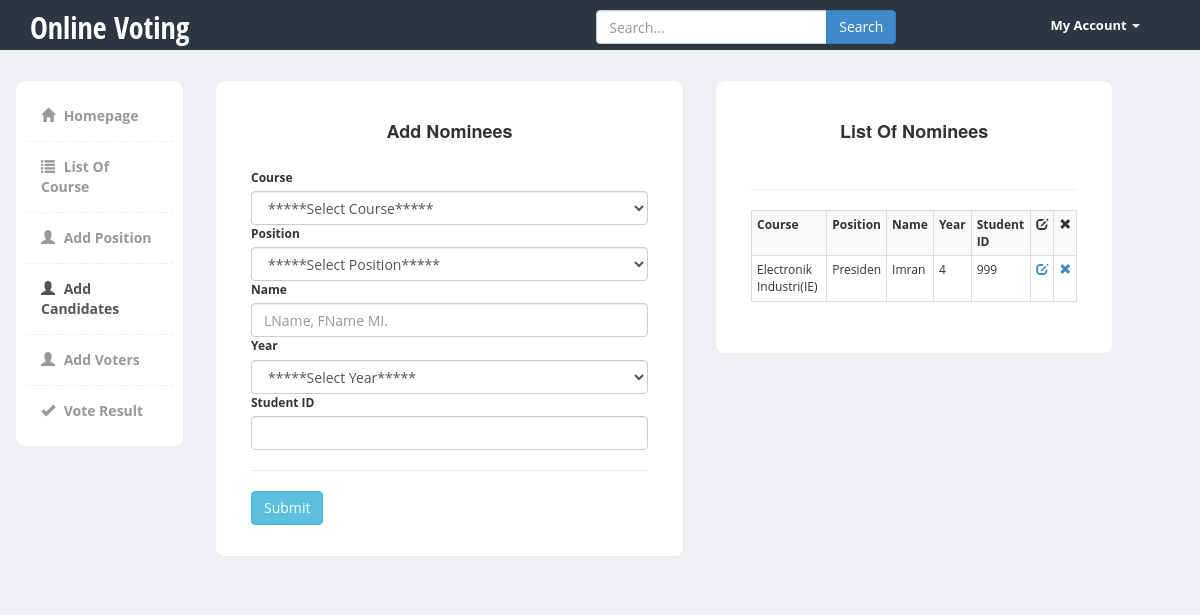
The app's page /admin/add_candidates.php with its own data.
### tables this page shows
CREATE TABLE `nominees` (
  `id` int(11) NOT NULL,
  `course` varchar(60) NOT NULL,
  `pos` varchar(60) NOT NULL,
  `name` varchar(60) NOT NULL,
  `year` varchar(60) NOT NULL,
  `stud_id` varchar(11) NOT NULL
);

### admin/classes/Organization.php (called while the page is built, shortened)
<?php
class Organization
{
    public function READ_ORG() {
        global $db;
        $sql = "SELECT * FROM course";
        if(!$stmt = $db->prepare($sql)) {
            echo $stmt->error;
        } else {
            $stmt->execute();
            $result = $stmt->get_result();
        }
        return $result;
    }
}

### admin/classes/Nominees.php (called while the page is built, shortened)
<?php
class Nominees
{
    public function READ_NOMINEE() {
        global $db;
        $sql = "SELECT *
                FROM nominees
                ORDER BY name ASC";
        if(!$stmt = $db->prepare($sql)) {
            echo $stmt->error;
        } else {
            $stmt->execute();
            $result = $stmt->get_result();
        }
        return $result;
    }
}

### admin/add_candidates.php (the view, shortened to what this page needs)
<?php
require("../includes/connection.php");
require("./classes/Organization.php");
require("./classes/Nominees.php");
?>
<!DOCTYPE HTML>
<html lang="en-US">
<head>
    <link href="../bootstrap/css/bootstrap.min.css" rel="stylesheet">
    <link href="../css/styles.css" rel="stylesheet">
</head>
<body>
    <div class="header">
	     <div class="container">
	        <div class="row">
	           <div class="col-md-5">
	              <div class="logo">
	                 <h1><a href="index.php">Online Voting</a></h1>
	              </div>
	           </div>
	           <div class="col-md-5">
	              <div class="row">
	                <div class="col-lg-12">
	                  <div class="input-group form">
	                       <input type="text" class="form-control" placeholder="Search...">
	                       <span class="input-group-btn">
	                         <button class="btn btn-primary" type="button">Search</button>
	                       </span>
	                  </div>
	                </div>
	              </div>
	           </div>
	           <div class="col-md-2">
	              <div class="navbar navbar-inverse" role="banner">
	                  <nav class="collapse navbar-collapse bs-navbar-collapse navbar-right" role="navigation">
	                    <ul class="nav navbar-nav">
	                      <li class="dropdown">
	                        <a href="#" class="dropdown-toggle" data-toggle="dropdown">My Account <b class="caret"></b></a>
	                      </li>
	                    </ul>
	                  </nav>
	              </div>
	           </div>
	        </div>
	     </div>
	</div>
    <div class="page-content">
    	<div class="row">
		  <div class="col-md-2">
		  	<div class="sidebar content-box" style="display: block;">
                <ul class="nav">
                    <li><a href="homepage.php"><i class="glyphicon glyphicon-home"></i> Homepage</a></li>
                    <li><a href="add_pos_org.php"><i class="glyphicon glyphicon-list"></i> List Of Course</a></li>
                    <li><a href="add_pos.php"><i class="glyphicon glyphicon-user"></i> Add Position</a></li>
                    <li class="current"><a href="add_candidates.php"><i class="glyphicon glyphicon-user"></i> Add Candidates</a></li>
                    <li><a href="add_voters.php"><i class="glyphicon glyphicon-user"></i> Add Voters</a></li>
                    <li><a href="vote_result.php"><i class="glyphicon glyphicon-ok"></i> Vote Result</a></li>
                </ul>
             </div>
		  </div>
<div class="col-md-10">
<div class="row">
      <div class="col-md-6">
	  					<div class="content-box-large">
			  				<div class="panel-heading">
            <center><h4><b>Add Nominees</b></h4></center><br>
            <form method="POST" action="<?php $_SERVER['PHP_SELF']; ?>" role="form">
                <?php
                $readOrg = new Organization();
                $rtnReadOrg = $readOrg->READ_ORG();
                ?>
                <div class="form-group-sm">
                    <label for="course">Course</label>
                    <?php if($rtnReadOrg) { ?>
                        <select required name="course" class="form-control" id="org-list" onchange="getPos(this.value);">
                            <option value="">*****Select Course*****</option>
                        </select>
                    <?php }  ?>
                </div>
                <div class="form-group-sm">
                    <label for="position">Position</label>
                    <select required name="position" class="form-control" id="org-list" onchange="getPos(this.value);">
                            <option value="">*****Select Position*****</option>
                        </select>
                </div>
                <div class="form-group-sm">
                    <label for="name">Name</label>
                    <input required type="text" name="name" class="form-control" placeholder="LName, FName MI.">
                </div>
                <div class="form-group-sm">
                    <label for="year">Year</label>
                    <select required name="year" class="form-control">
                        <option value="">*****Select Year*****</option>
                    </select>
                </div>
                <div class="form-group-sm">
                    <label for="stud_id">Student ID</label>
                    <input required type="text" name="stud_id" class="form-control">
                </div>
                <hr/>
                <div class="form-group-sm">
                    <input type="submit" name="submit" value="Submit" class="btn btn-info">
                </div>
            </form>
        </div>
          </div>
          </div>
        <?php
        $readNominees = new Nominees();
        $rtnReadNominees = $readNominees->READ_NOMINEE();
        ?>
        <div class="row">
      <div class="col-md-5">
	  					<div class="content-box-large">
			  				<div class="panel-heading">
            <center><h4><b>List Of Nominees </b></h4></center><br><hr>
            <div class="table-responsive">
                <?php if($rtnReadNominees) { ?>
                <table class="table table-bordered table-condensed table-striped">
                    <tr>
                        <th>Course</th>
                        <th>Position</th>
                        <th>Name</th>
                        <th>Year</th>
                        <th>Student ID</th>
                        <th><span class="glyphicon glyphicon-edit"></span></th>
                        <th><span class="glyphicon glyphicon-remove"></span></th>
                    </tr>
                    <?php while($rowNom = $rtnReadNominees->fetch_assoc()) { ?>
                    <tr>
                        <td><?php echo $rowNom['course']; ?></td>
                        <td><?php echo $rowNom['pos']; ?></td>
                        <td><?php echo $rowNom['name']; ?></td>
                        <td><?php echo $rowNom['year']; ?></td>
                        <td><?php echo $rowNom['stud_id']; ?></td>
                        <td><a href="http://localhost/latest/admin/edit_nominee.php?id=<?php echo $rowNom['id']; ?>"><span class="glyphicon glyphicon-edit"></span></a></td>
                        <td><a href="http://localhost/latest/admin/delete_nominee.php?id=<?php echo $rowNom['id']; ?>"><span class="glyphicon glyphicon-remove"></span></a></td>
                    </tr>
                    <?php }  ?>
                </table>
                <?php }  ?>
            </div>
        </div>
    </div>
</div>
    </div>
    </div>
            </div>
    </div>
        </div>
</body>
</html>

### css/styles.css (style rules this page uses)
body { font-family: 'Open Sans', sans-serif; background-color: #f7f7f7; position: relative; margin: 0px; font-size: 12px; padding: 0px; }
.page-content > .row { margin-left: 0px !important; margin-right: 0px !important; margin-top: 30px; }
.header { height:50px; background-color: #2c3742; }
.header .logo h1 { font-size:30px; margin:0px; padding:10px 0px; }
.header .logo h1 a { color:#fff; font-family: 'Open Sans Condensed', sans-serif; }
.header .form { margin-top:10px; width:100%; max-width:300px; margin:10px auto; }
.header .navbar * { box-shadow:none !important; }
.header .navbar { background:none !important; border:0px !important; }
.header .navbar .nav > li > a { color:#fff !important; font-size:13px !important; border-bottom:0px !important; margin-top:0px !important; font-weight:bold; }
.header .navbar-collapse { border:0px !important; }
.header .navbar-nav .caret { border-top-color:#fff !important; border-bottom-color:#fff !important; }
.content-box, .content-box-large { margin-bottom:30px; background:#fff; border-radius:10px; padding:10px; border-left:1px solid #eee; border-top:1px solid #eee; border-right:2px solid #eee; border-bottom:2px solid #eee; }
.content-box-large { padding: 20px; }
.sidebar ul.nav, .sidebar ul.nav ul { list-style: none; padding: 0px; margin: 0px; }
.sidebar .nav > li { margin: 0; border-bottom:1px dashed #eee; }
.sidebar .nav > li:last-child { border-bottom:0px; }
.sidebar .nav > li > a { font-size: 14px; line-height: 20px; padding: 15px 15px; color: #999; display: block; font-weight:bold; background:none; text-decoration: none; border-top:0px; font-weight:bold; }
.sidebar .nav > li > a > i { margin-right:5px; }
.sidebar .nav li a:hover, .sidebar .nav li.current > a { background: #fff; color: #555; border-bottom:0px; }
body { background-color: #eff0f3; }

### records on screen
nominees: course "Electronik Industri(IE)", pos "Presiden", name "Imran", year "4", stud "999"
